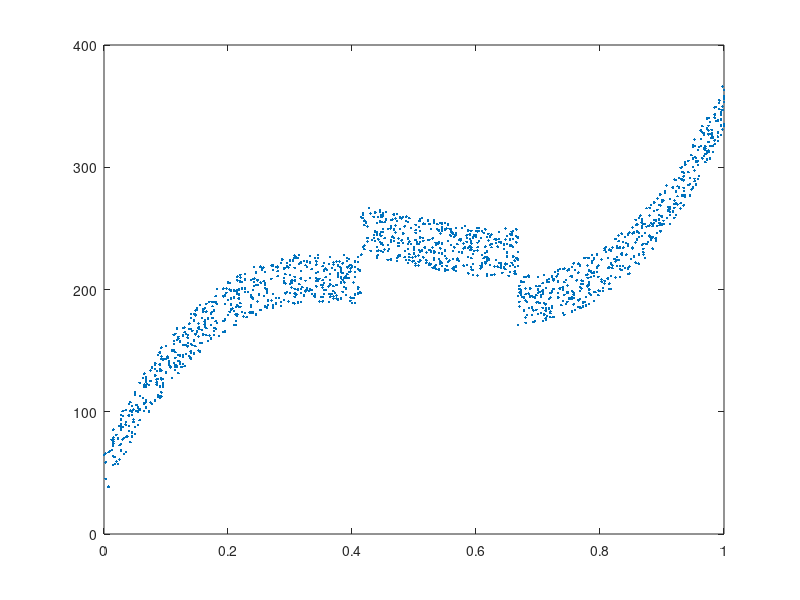

Here is the MATLAB script that generated this plot: (Note: this script raises an error after producing the figure.)
%
close all
clear

N=1500;
X=round(400*rand(N,1));

for II=1:N
Y(II)=(X(II)-100).*(X(II)-200).*(X(II)-300)/40000 +200+40*(rand(1)-0.5);
endfor
[X id]=sort(X);
X=X/400;
Y=Y(id);

Y(600:1000)=Y(600:1000)+40;

figure;
plot(X,Y,'.')


NPARTS=6*3;
[P XINT]=lms_splines3(X,Y,NPARTS);

M=20;
for II=1:NPARTS
    x(:,II)=linspace(XINT(II,1),XINT(II,2),M);
    y(:,II)=polyval(P(II,:),x(:,II));
endfor


figure;
plot(X,Y,'.',x,y,'-s');
xlabel('x')
ylabel('y')
print(gcf,'splines3demo.eps','-depsc');


